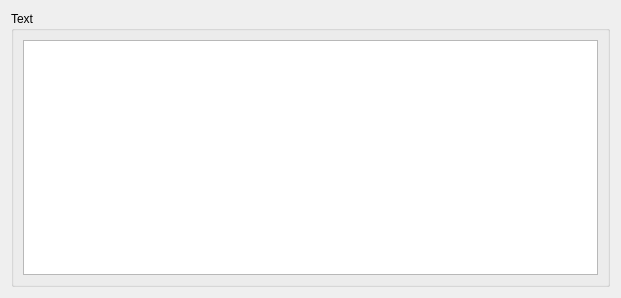
<?xml version="1.0" encoding="UTF-8"?>
<ui version="4.0">
 <class>Editor</class>
 <widget class="QWidget" name="Editor">
  <property name="geometry">
   <rect>
    <x>0</x>
    <y>0</y>
    <width>618</width>
    <height>298</height>
   </rect>
  </property>
  <property name="windowTitle">
   <string notr="true">Sigmet</string>
  </property>
  <layout class="QVBoxLayout" name="verticalLayout">
   <item>
    <widget class="QGroupBox" name="textGroup">
     <property name="title">
      <string>Text</string>
     </property>
     <layout class="QVBoxLayout" name="verticalLayout_2">
      <item>
       <widget class="QTextEdit" name="text">
        <property name="minimumSize">
         <size>
          <width>575</width>
          <height>0</height>
         </size>
        </property>
        <property name="html">
         <string notr="true">&lt;!DOCTYPE HTML PUBLIC &quot;-//W3C//DTD HTML 4.0//EN&quot; &quot;http://www.w3.org/TR/REC-html40/strict.dtd&quot;&gt;
&lt;html&gt;&lt;head&gt;&lt;meta name=&quot;qrichtext&quot; content=&quot;1&quot; /&gt;&lt;style type=&quot;text/css&quot;&gt;
p, li { white-space: pre-wrap; }
&lt;/style&gt;&lt;/head&gt;&lt;body style=&quot; font-family:'SimSun'; font-size:9pt; font-weight:400; font-style:normal;&quot;&gt;
&lt;p style=&quot;-qt-paragraph-type:empty; margin-top:0px; margin-bottom:0px; margin-left:0px; margin-right:0px; -qt-block-indent:0; text-indent:0px;&quot;&gt;&lt;br /&gt;&lt;/p&gt;&lt;/body&gt;&lt;/html&gt;</string>
        </property>
        <property name="acceptRichText">
         <bool>false</bool>
        </property>
       </widget>
      </item>
     </layout>
    </widget>
   </item>
  </layout>
 </widget>
 <resources/>
 <connections/>
</ui>
